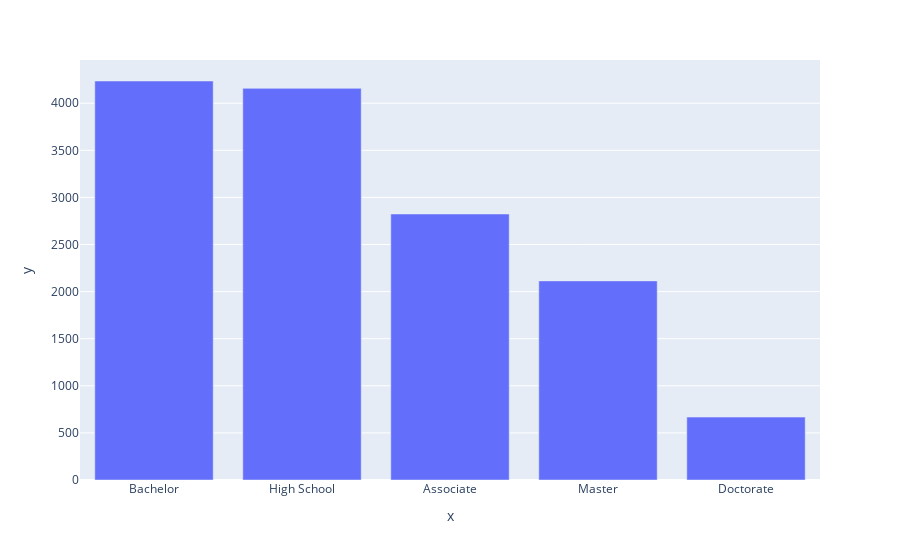

This figure's notebook cell:
### Code cell
employee_status=train["EducationLevel"].value_counts()
labels=employee_status.index
values=employee_status.values
fig = px.bar(x=labels,y=values)
fig.show()

### Figure 1 — Plotly figure (JSON) as saved in the notebook; plotly's stock layout.template omitted (floating-point values rounded to 4 significant figures)
{"data": [{"alignmentgroup": "True", "hovertemplate": "x=%{x}<br>y=%{y}<extra></extra>", "legendgroup": "", "marker": {"color": "#636efa", "pattern": {"shape": ""}}, "name": "", "offsetgroup": "", "orientation": "v", "showlegend": false, "textposition": "auto", "type": "bar", "x": ["Bachelor", "High School", "Associate", "Master", "Doctorate"], "xaxis": "x", "y": [4236, 4158, 2824, 2114, 668], "yaxis": "y"}], "layout": {"barmode": "relative", "legend": {"tracegroupgap": 0}, "margin": {"t": 60}, "xaxis": {"anchor": "y", "domain": [0, 1], "title": {"text": "x"}}, "yaxis": {"anchor": "x", "domain": [0, 1], "title": {"text": "y"}}}}
